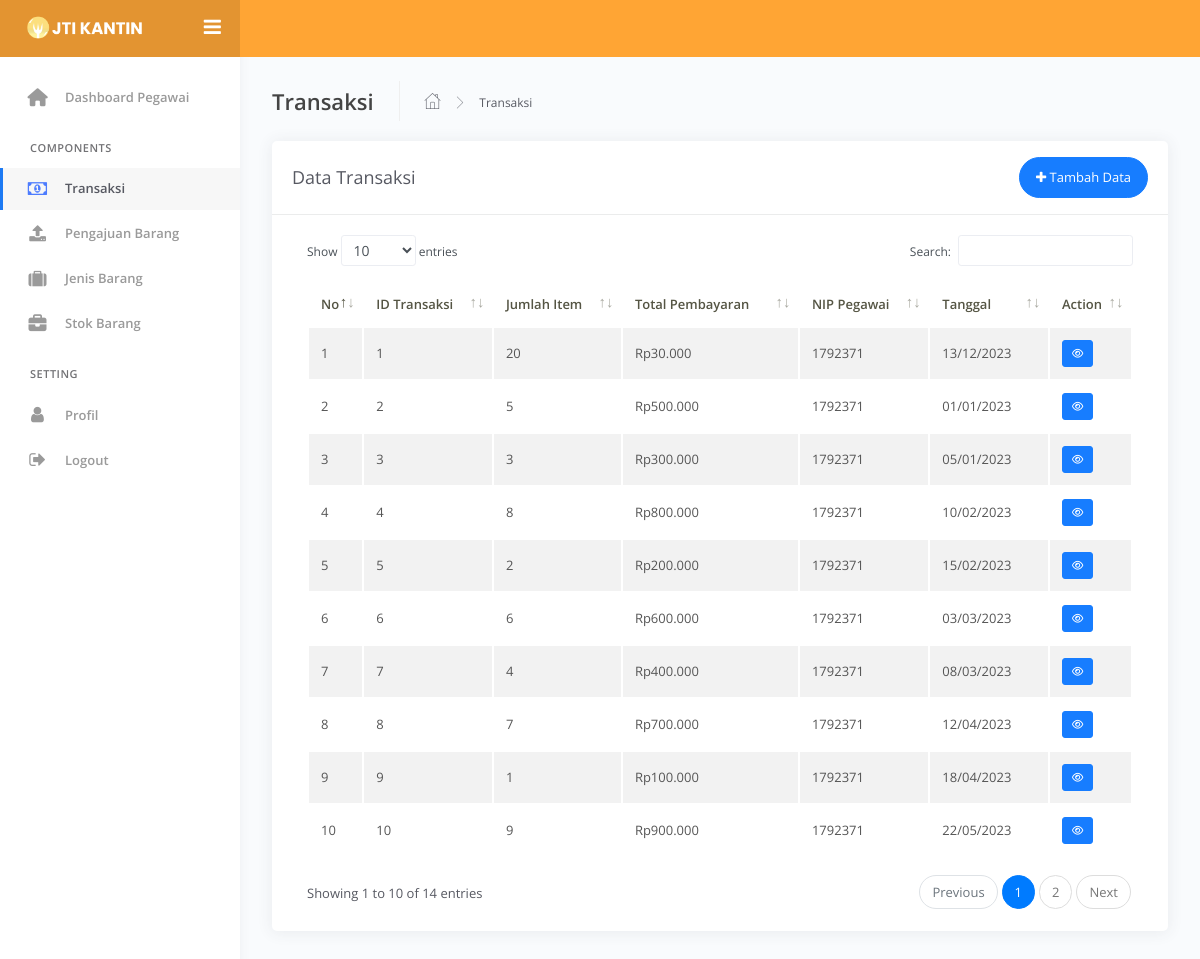
/pegawai/index.php?view=datatransaksi, run on the app's committed database.
### tables this page shows
CREATE TABLE `transaksi` (
  `kodeTransaksi` int(11) NOT NULL,
  `jumlahitem` int(225) NOT NULL,
  `totalPembayaran` decimal(50,0) NOT NULL,
  `nip` int(11) NOT NULL,
  `tanggal` date NOT NULL
);

### pegawai/dataPegawai/transaksi/datatransaksi.php (the view, shortened to what this page needs)
<div class="main-panel">
    <div class="content">
        <div class="page-inner">
            <div class="page-header">
                <h4 class="page-title">Transaksi</h4>
                <ul class="breadcrumbs">
                    <li class="nav-home">
                        <a href="#">
                            <i class="flaticon-home"></i>
                        </a>
                    </li>
                    <li class="separator">
                        <i class="flaticon-right-arrow"></i>
                    </li>
                    <li class="nav-item">
                        <a href="#">Transaksi</a>
                    </li>
                </ul>
            </div>
            <div class="row">
                <div class="col-md-12">
                    <div class="card">
                        <div class="card-header">
                            <div class="d-flex align-items-center">
                                <h4 class="card-title">Data Transaksi</h4>
                                <a href="?view=createtransaksi" class="btn btn-primary btn-round ml-auto">
                                    <i class="fa fa-plus"></i>
                                    Tambah Data
                                </a>
                            </div>
                        </div>
                        <div class="card-body">
                            <div class="table-responsive">
                                <table id="add-row" class="display table table-striped table-hover">
                                    <thead>
                                        <tr>
                                            <th>No</th>
                                            <th>ID Transaksi</th>
                                            <th>Jumlah Item</th>
                                            <th>Total Pembayaran</th>
                                            <th>NIP Pegawai</th>
                                            <th>Tanggal</th>
                                            <th>Action</th>
                                        </tr>
                                    </thead>
                                    <tbody>
                                        <?php
                                        $no = 1;
                                        $query = mysqli_query($conn, 'SELECT * FROM transaksi');
                                        while ($pengajuan = mysqli_fetch_array($query)) {
                                        ?>
                                            <tr>
                                                <td><?php echo $no++ ?></td>
                                                <td><?= $pengajuan['kodeTransaksi']; ?></td>
                                                <td><?= $pengajuan['jumlahitem']; ?></td>
                                                <td>Rp<?php echo number_format($pengajuan['totalPembayaran'], 0, ',', '.'); ?></td>
                                                <td><?= $pengajuan['nip']; ?></td>
                                                <td><?= date('d/m/Y', strtotime($pengajuan['tanggal'])); ?></td>
                                                <td>
                                                    <a href="#modalDetailTransaksi<?php echo $pengajuan['kodeTransaksi'] ?>" data-toggle="modal" title="Detail" class="btn btn-xs btn-primary"><i class="fa fa-eye"></i></a>
                                                </td>
                                            </tr>
                                        <?php } ?>
                                    </tbody>
                                </table>
                            </div>
                        </div>
                    </div>
                </div>
            </div>
        </div>
    </div>
</div>

### data on the page
transaksi: kodeTransaksi "1", jumlahitem "20", totalPembayaran "30.000", nip "1792371", tanggal "13/12/2023"
transaksi: kodeTransaksi "2", jumlahitem "5", totalPembayaran "500.000", nip "1792371", tanggal "01/01/2023"
transaksi: kodeTransaksi "3", jumlahitem "3", totalPembayaran "300.000", nip "1792371", tanggal "05/01/2023"
transaksi: kodeTransaksi "4", jumlahitem "8", totalPembayaran "800.000", nip "1792371", tanggal "10/02/2023"
transaksi: kodeTransaksi "5", jumlahitem "2", totalPembayaran "200.000", nip "1792371", tanggal "15/02/2023"
transaksi: kodeTransaksi "6", jumlahitem "6", totalPembayaran "600.000", nip "1792371", tanggal "03/03/2023"
transaksi: kodeTransaksi "7", jumlahitem "4", totalPembayaran "400.000", nip "1792371", tanggal "08/03/2023"
transaksi: kodeTransaksi "8", jumlahitem "7", totalPembayaran "700.000", nip "1792371", tanggal "12/04/2023"
transaksi: kodeTransaksi "9", jumlahitem "1", totalPembayaran "100.000", nip "1792371", tanggal "18/04/2023"
transaksi: kodeTransaksi "10", jumlahitem "9", totalPembayaran "900.000", nip "1792371", tanggal "22/05/2023"
